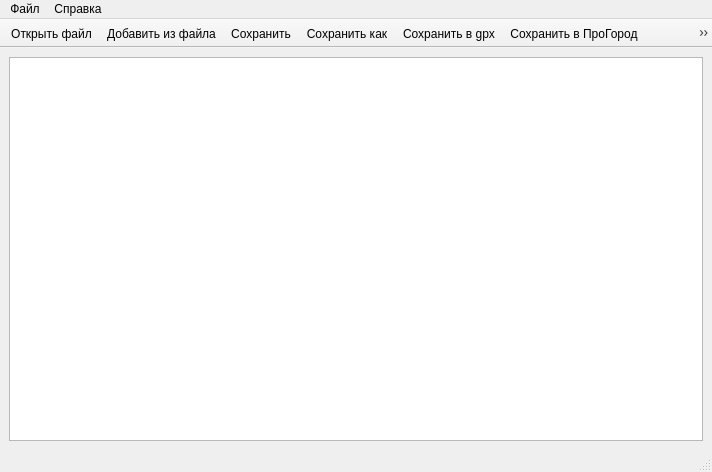
<?xml version="1.0" encoding="UTF-8"?>
<ui version="4.0">
 <class>MainWindow</class>
 <widget class="QMainWindow" name="MainWindow">
  <property name="geometry">
   <rect>
    <x>0</x>
    <y>0</y>
    <width>712</width>
    <height>472</height>
   </rect>
  </property>
  <property name="windowTitle">
   <string>MainWindow</string>
  </property>
  <property name="windowIcon">
   <iconset resource="../images.qrc">
    <normaloff>:/gui/icons/map_edit.png</normaloff>:/gui/icons/map_edit.png</iconset>
  </property>
  <widget class="QWidget" name="centralwidget">
   <layout class="QVBoxLayout" name="verticalLayout">
    <item>
     <widget class="QTreeView" name="treeView">
      <property name="showDropIndicator" stdset="0">
       <bool>true</bool>
      </property>
      <property name="dragEnabled">
       <bool>true</bool>
      </property>
      <property name="dragDropMode">
       <enum>QAbstractItemView::DragDrop</enum>
      </property>
      <property name="selectionMode">
       <enum>QAbstractItemView::ContiguousSelection</enum>
      </property>
      <property name="iconSize">
       <size>
        <width>24</width>
        <height>24</height>
       </size>
      </property>
      <property name="sortingEnabled">
       <bool>true</bool>
      </property>
     </widget>
    </item>
   </layout>
  </widget>
  <widget class="QStatusBar" name="statusbar"/>
  <widget class="QToolBar" name="toolBar">
   <property name="contextMenuPolicy">
    <enum>Qt::NoContextMenu</enum>
   </property>
   <property name="windowTitle">
    <string>toolBar</string>
   </property>
   <property name="movable">
    <bool>false</bool>
   </property>
   <property name="allowedAreas">
    <set>Qt::NoToolBarArea</set>
   </property>
   <property name="iconSize">
    <size>
     <width>32</width>
     <height>32</height>
    </size>
   </property>
   <property name="floatable">
    <bool>false</bool>
   </property>
   <attribute name="toolBarArea">
    <enum>TopToolBarArea</enum>
   </attribute>
   <attribute name="toolBarBreak">
    <bool>false</bool>
   </attribute>
   <addaction name="action_open_file"/>
   <addaction name="action_append_from_file"/>
   <addaction name="action_save"/>
   <addaction name="action_save_as"/>
   <addaction name="action_save_gpx"/>
   <addaction name="action_export_fav"/>
   <addaction name="action_about_prog"/>
  </widget>
  <widget class="QMenuBar" name="menuBar">
   <property name="enabled">
    <bool>true</bool>
   </property>
   <property name="geometry">
    <rect>
     <x>0</x>
     <y>0</y>
     <width>712</width>
     <height>25</height>
    </rect>
   </property>
   <widget class="QMenu" name="menu">
    <property name="title">
     <string>Файл</string>
    </property>
    <addaction name="action_open_file"/>
    <addaction name="action_append_from_file"/>
    <addaction name="action_save"/>
    <addaction name="action_save_as"/>
    <addaction name="action_exit"/>
   </widget>
   <widget class="QMenu" name="menu_2">
    <property name="title">
     <string>Справка</string>
    </property>
    <addaction name="action_about_prog"/>
    <addaction name="action_about_Qt"/>
   </widget>
   <addaction name="menu"/>
   <addaction name="menu_2"/>
  </widget>
  <action name="action_export_fav">
   <property name="icon">
    <iconset resource="../images.qrc">
     <normaloff>:/gui/icons/save_as_pg.png</normaloff>:/gui/icons/save_as_pg.png</iconset>
   </property>
   <property name="text">
    <string>Сохранить в ПроГород</string>
   </property>
  </action>
  <action name="action_save_gpx">
   <property name="icon">
    <iconset resource="../images.qrc">
     <normaloff>:/gui/icons/save_as_gpx.png</normaloff>:/gui/icons/save_as_gpx.png</iconset>
   </property>
   <property name="text">
    <string>Сохранить в gpx</string>
   </property>
   <property name="visible">
    <bool>false</bool>
   </property>
  </action>
  <action name="action_exit">
   <property name="icon">
    <iconset resource="../images.qrc">
     <normaloff>:/gui/icons/exit.png</normaloff>:/gui/icons/exit.png</iconset>
   </property>
   <property name="text">
    <string>Выход</string>
   </property>
   <property name="shortcut">
    <string>Ctrl+Q</string>
   </property>
  </action>
  <action name="action_check_all">
   <property name="icon">
    <iconset resource="../images.qrc">
     <normaloff>:/gui/icons/check_all.png</normaloff>:/gui/icons/check_all.png</iconset>
   </property>
   <property name="text">
    <string>Отметить все</string>
   </property>
  </action>
  <action name="action_uncheck_all">
   <property name="icon">
    <iconset resource="../images.qrc">
     <normaloff>:/gui/icons/uncheck_all.png</normaloff>:/gui/icons/uncheck_all.png</iconset>
   </property>
   <property name="text">
    <string>Сбросить выбор</string>
   </property>
  </action>
  <action name="action_append_from_file">
   <property name="icon">
    <iconset resource="../images.qrc">
     <normaloff>:/gui/icons/open_add.png</normaloff>:/gui/icons/open_add.png</iconset>
   </property>
   <property name="text">
    <string>Добавить из файла...</string>
   </property>
   <property name="toolTip">
    <string>Добавить из файла</string>
   </property>
   <property name="shortcut">
    <string>Ctrl+A</string>
   </property>
  </action>
  <action name="action_open_file">
   <property name="icon">
    <iconset resource="../images.qrc">
     <normaloff>:/gui/icons/open.png</normaloff>:/gui/icons/open.png</iconset>
   </property>
   <property name="text">
    <string>Открыть файл...</string>
   </property>
   <property name="shortcut">
    <string>Ctrl+O</string>
   </property>
  </action>
  <action name="action_del_from_list">
   <property name="icon">
    <iconset resource="../images.qrc">
     <normaloff>:/gui/icons/delete.png</normaloff>:/gui/icons/delete.png</iconset>
   </property>
   <property name="text">
    <string>Удалить из списка</string>
   </property>
  </action>
  <action name="action_about_prog">
   <property name="icon">
    <iconset resource="../images.qrc">
     <normaloff>:/gui/icons/help.png</normaloff>:/gui/icons/help.png</iconset>
   </property>
   <property name="text">
    <string>О программе...</string>
   </property>
  </action>
  <action name="action_about_Qt">
   <property name="text">
    <string>О Qt...</string>
   </property>
  </action>
  <action name="action_save">
   <property name="icon">
    <iconset resource="../images.qrc">
     <normaloff>:/gui/icons/save.png</normaloff>:/gui/icons/save.png</iconset>
   </property>
   <property name="text">
    <string>Сохранить</string>
   </property>
   <property name="shortcut">
    <string>Ctrl+S</string>
   </property>
  </action>
  <action name="action_save_as">
   <property name="icon">
    <iconset resource="../images.qrc">
     <normaloff>:/gui/icons/save_as.png</normaloff>:/gui/icons/save_as.png</iconset>
   </property>
   <property name="text">
    <string>Сохранить как...</string>
   </property>
  </action>
  <action name="action_set_icon">
   <property name="text">
    <string>Иконка...</string>
   </property>
   <property name="toolTip">
    <string>Установить иконку точки</string>
   </property>
  </action>
  <action name="action_clone_point">
   <property name="text">
    <string>Клонировать точку</string>
   </property>
  </action>
  <action name="action_remove_twins">
   <property name="text">
    <string>Удалить дубли</string>
   </property>
  </action>
 </widget>
 <resources>
  <include location="../images.qrc"/>
 </resources>
 <connections/>
</ui>
